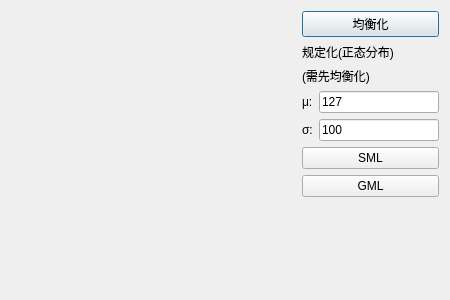
<?xml version="1.0" encoding="UTF-8"?>
<ui version="4.0">
 <class>DialogGrayHistogram</class>
 <widget class="QDialog" name="DialogGrayHistogram">
  <property name="geometry">
   <rect>
    <x>0</x>
    <y>0</y>
    <width>450</width>
    <height>300</height>
   </rect>
  </property>
  <property name="windowTitle">
   <string>灰度直方图</string>
  </property>
  <layout class="QHBoxLayout" name="horizontalLayout">
   <item>
    <spacer name="horizontalSpacer">
     <property name="orientation">
      <enum>Qt::Horizontal</enum>
     </property>
     <property name="sizeHint" stdset="0">
      <size>
       <width>291</width>
       <height>20</height>
      </size>
     </property>
    </spacer>
   </item>
   <item>
    <layout class="QVBoxLayout" name="verticalLayout">
     <item>
      <widget class="QPushButton" name="equalizationBtn">
       <property name="text">
        <string>均衡化</string>
       </property>
      </widget>
     </item>
     <item>
      <widget class="QLabel" name="label_2">
       <property name="text">
        <string>规定化(正态分布)</string>
       </property>
      </widget>
     </item>
     <item>
      <widget class="QLabel" name="label">
       <property name="text">
        <string>(需先均衡化)</string>
       </property>
      </widget>
     </item>
     <item>
      <layout class="QHBoxLayout" name="horizontalLayout_2">
       <item>
        <widget class="QLabel" name="label_3">
         <property name="text">
          <string>μ:</string>
         </property>
        </widget>
       </item>
       <item>
        <widget class="QLineEdit" name="muVal">
         <property name="text">
          <string>127</string>
         </property>
        </widget>
       </item>
      </layout>
     </item>
     <item>
      <layout class="QHBoxLayout" name="horizontalLayout_3">
       <item>
        <widget class="QLabel" name="label_4">
         <property name="text">
          <string>σ:</string>
         </property>
        </widget>
       </item>
       <item>
        <widget class="QLineEdit" name="sigmaVal">
         <property name="text">
          <string>100</string>
         </property>
        </widget>
       </item>
      </layout>
     </item>
     <item>
      <widget class="QPushButton" name="smlBtn">
       <property name="text">
        <string>SML</string>
       </property>
      </widget>
     </item>
     <item>
      <widget class="QPushButton" name="gmlBtn">
       <property name="text">
        <string>GML</string>
       </property>
      </widget>
     </item>
     <item>
      <spacer name="verticalSpacer">
       <property name="orientation">
        <enum>Qt::Vertical</enum>
       </property>
       <property name="sizeHint" stdset="0">
        <size>
         <width>20</width>
         <height>40</height>
        </size>
       </property>
      </spacer>
     </item>
    </layout>
   </item>
  </layout>
 </widget>
 <resources/>
 <connections/>
</ui>
